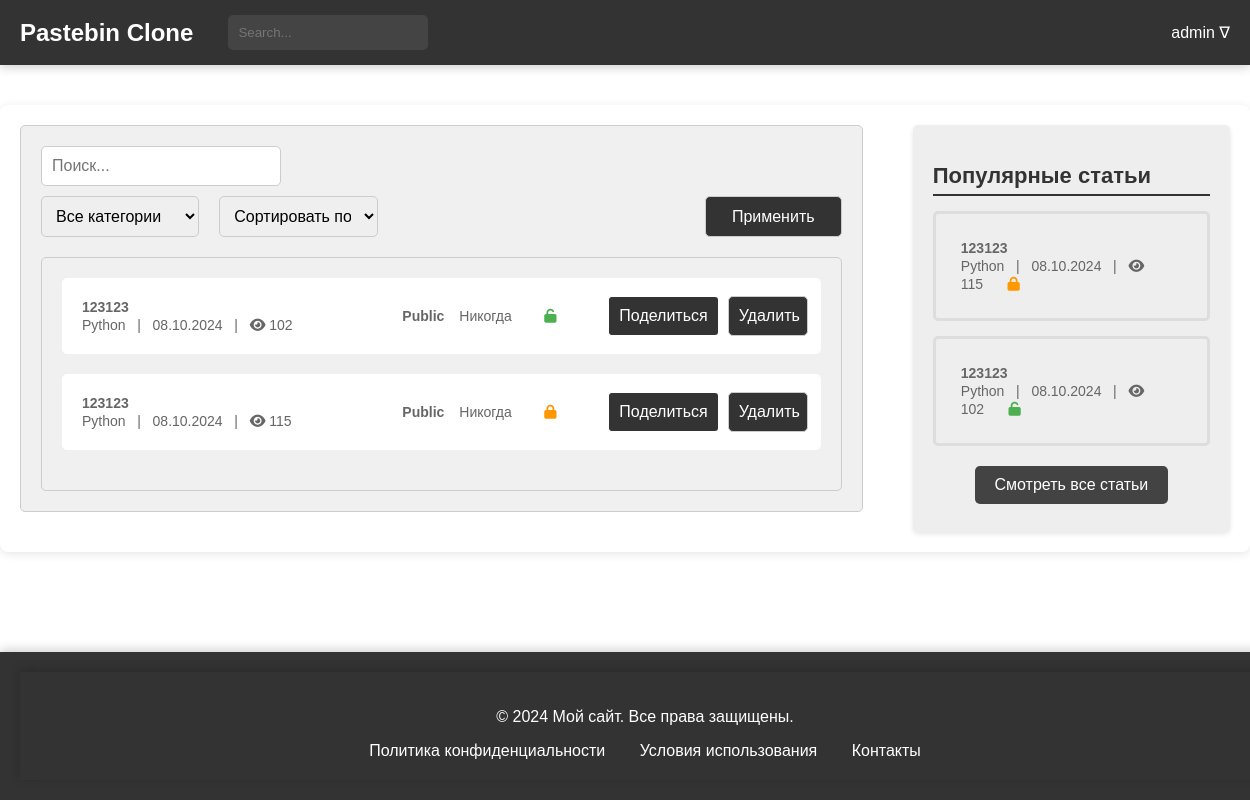
Before: /users/posts/ (signed in) with the older database file.
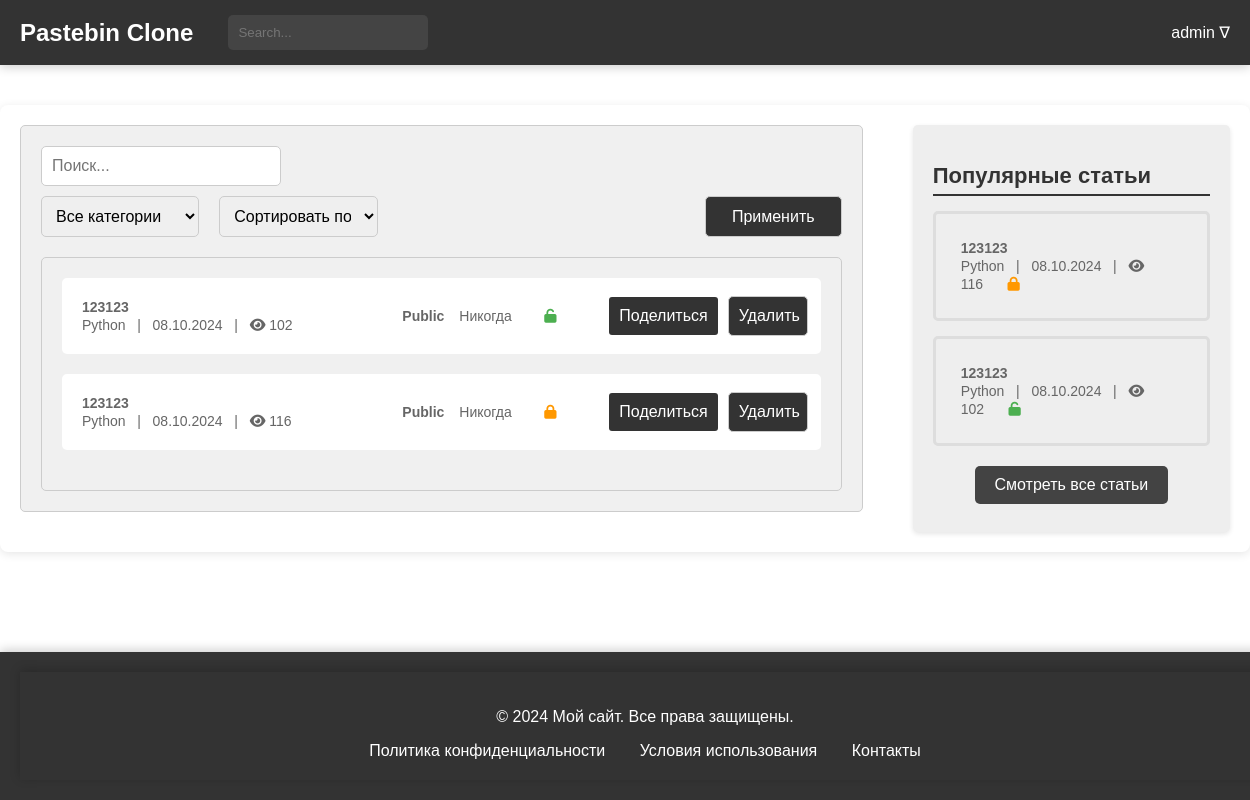
After: the same page with the newer database file.
### blog/models.py (models this page shows, shortened)
class Paste(models.Model):
    ACCESS_STATUS_CHOICES = [
        (0, 'Private'),
        (1, 'Public'),
        (2, 'Draft'),
    ]
    TIME_LIVE_CHOICES = [
        (None, 'Никогда'),
        (timedelta(minutes=2), 'Через 2 минуты'),
        (timedelta(hours=1), 'Через 1 час'),
        (timedelta(days=1), 'Через 1 день'),
        (timedelta(weeks=1), 'Через 1 неделю'),
    ]
    title = models.CharField(max_length=200)
    content = models.TextField()
    author = models.ForeignKey(User, on_delete=models.CASCADE)
    created_at = models.DateTimeField(auto_now_add=True)
    updated_at = models.DateTimeField(auto_now=True)
    slug = models.UUIDField(default=uuid.uuid4, editable=False, unique=True)
    tags = models.ManyToManyField(Tag, related_name='posts')
    category = models.ForeignKey(Category, on_delete=models.SET_NULL, null=True)
    access_status = models.IntegerField(choices=ACCESS_STATUS_CHOICES, default=1)
    time_live = models.DurationField(null=True, blank=True)
    password = models.CharField(max_length=100, null=True, blank=True)
    is_delete_after_read = models.BooleanField(default=False)
    views_count = models.PositiveIntegerField(default=100)
    def get_absolute_url(self):
        return reverse('blog:post-detail', kwargs={'slug': self.slug})
    def get_deletion_date(self):
        if self.time_live:
            deletion_date = timezone.now() + self.time_live
            return deletion_date.strftime('%d.%m.%Y')
        return "Никогда"
    def get_formatted_created_at(self):
        return self.created_at.strftime('%d.%m.%Y')
    class Meta:
        verbose_name = 'Паста'
        verbose_name_plural = 'Паста'

class Category(models.Model):
    name = models.CharField(max_length=30, unique=True)
    parent = models.ForeignKey(
        'self',
        on_delete=models.CASCADE,
        null=True, blank=True,
        related_name='subcategories'
    )
    def __str__(self):
        return self.name
    class Meta:
        verbose_name = 'Категория'
        verbose_name_plural = 'Категории'

### users/views.py (the view)
# urls.py: path('posts/', views.posts_list, name='posts-list'),
@login_required
def posts_list(request):
    user = request.user
    posts = Paste.objects.filter(author=user).order_by('-created_at')
    popular_posts = Paste.objects.order_by('-views_count')[:5]
    return render(request, 'users/users_posts.html', {
        'posts': posts,
        'popular_posts': popular_posts
    })

### users/templates/users/users_posts.html (shortened to what this page needs)
{% extends 'blog/temps/base.html' %}
{% load static %}
{% block head %}
    <link rel="stylesheet" type="text/css" href="{% static 'css/users_posts.css' %}">
{% endblock %}
{% block content %}
<main>
    <div class="main-container">
        <div class="post-filter">
            <form>
                <input type="search" placeholder="Поиск...">
                <div style="display: flex; justify-content: space-between; margin-top: 10px;">
                    <select name="category" style="width: 35%;">
                        <option value="">Все категории</option>
                    </select>
                    <select name="sort" style="width: 35%; margin-left: 20px;">
                        <option value="">Сортировать по</option>
                    </select>
                    <button type="submit" style="margin-left: 327px;">Применить</button>
                </div>
            </form>
            <div class="post-list">
                <ul>
                    {% for post in posts %}
                    <li class="post-item">
                        <div class="post-details">
                            <a href="{% url 'blog:post-detail' post.slug %}">
                                <span class="article-title">{{ post.title }}</span>
                                <br>
                                <span class="article-meta">{{ post.category }} &nbsp; | &nbsp; {{ post.get_formatted_created_at }} &nbsp; |  &nbsp;
                                    <i class="fa fa-eye"></i> <span class="view-count">{{post.views_count}}</span></span>
                            </a>
                        </div>
                        <div class="post-actions">
                            <span class="post-status">{{ post.get_access_status_display }}</span>
                            <span class="post-time">{{ post.get_deletion_date }}</span>
                            {% if post.password %}
                            <span><i class="fa fa-lock" aria-hidden="true" style="color: #FF9800;"></i></span>
                            {% else %}
                            <span><i class="fa fa-unlock" aria-hidden="true" style="color: #4CAF50;"></i></span>
                            {% endif %}
                            <button class="post-share-button" onclick="copyToClipboard('{{ post.get_absolute_url }}')">
                                Поделиться
                            </button>
                            <form method="post" action="{% url 'blog:post-delete' post.id %}">
                                <button type="submit">Удалить</button>
                            </form>
                        </div>
                    </li>
                    {% endfor %}
                </ul>
            </div>
        </div>
        {% include 'blog/temps/popular_posts.html' %}
    </div>
</main>
{% endblock %}

### blog/templates/blog/temps/popular_posts.html
{% load static %}
<head>
    <link rel="stylesheet" type="text/css" href="{% static 'css/popular_posts.css' %}">
    <link rel="stylesheet" href="https://cdnjs.cloudflare.com/ajax/libs/font-awesome/6.0.0-beta3/css/all.min.css">
</head>
<div class="right-block">
    <h2>Популярные статьи</h2>
    <ul>
        {% for popular_post in popular_posts %}
        <li>
            <a href="{% url 'blog:post-detail' popular_post.slug %}">
                <span class="article-title">{{popular_post.title}}</span>
                <br>
                <span class="article-meta">{{ popular_post.category }} &nbsp; | &nbsp; {{ popular_post.get_formatted_created_at }} &nbsp; |  &nbsp;
                                    <i class="fa fa-eye"></i> <span
                            class="view-count">{{popular_post.views_count}}</span></span>
                {% if popular_post.password %}
                <span><i class="fa fa-lock" aria-hidden="true" style="color: #FF9800;"></i></span>
                {% else %}
                <span><i class="fa fa-unlock" aria-hidden="true" style="color: #4CAF50;"></i></span>
                {% endif %}
            </a>
        </li>
        {% endfor %}
    </ul>
     <div class="all-posts-link">
        <a href="{% url 'blog:posts-check' %}">Смотреть все статьи</a>
    </div>
</div>

Changed rows visible on the page:
changed Paste (number 2 of 2 on the later page): views_count "115" → "116"
